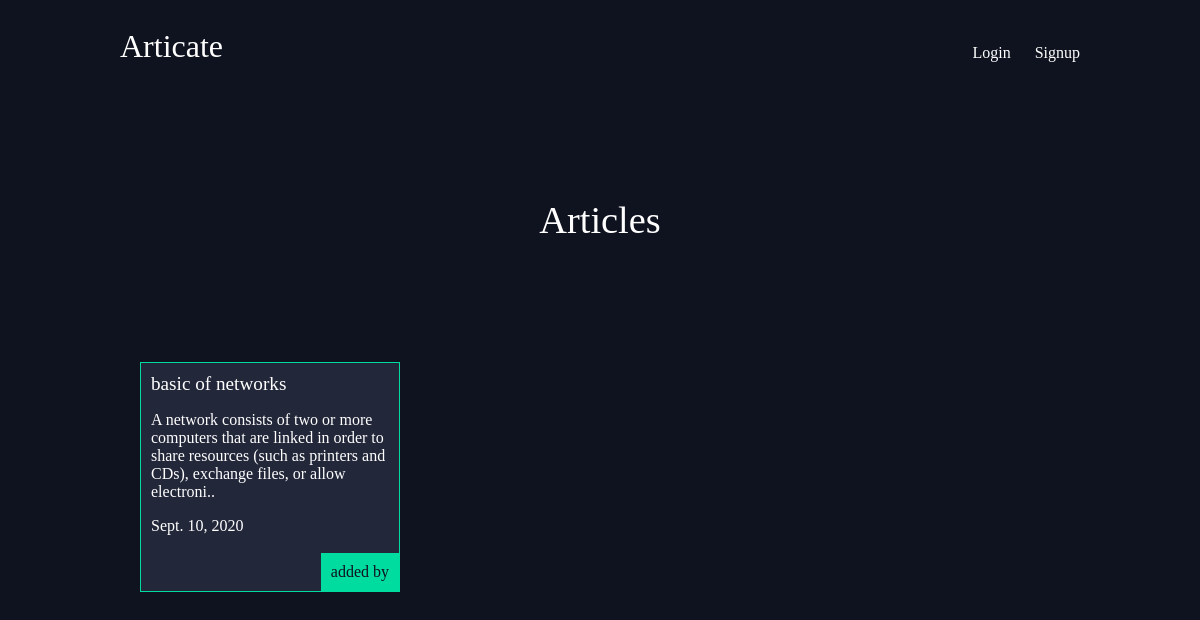
/articles/, run on an earlier commit of the app's database.
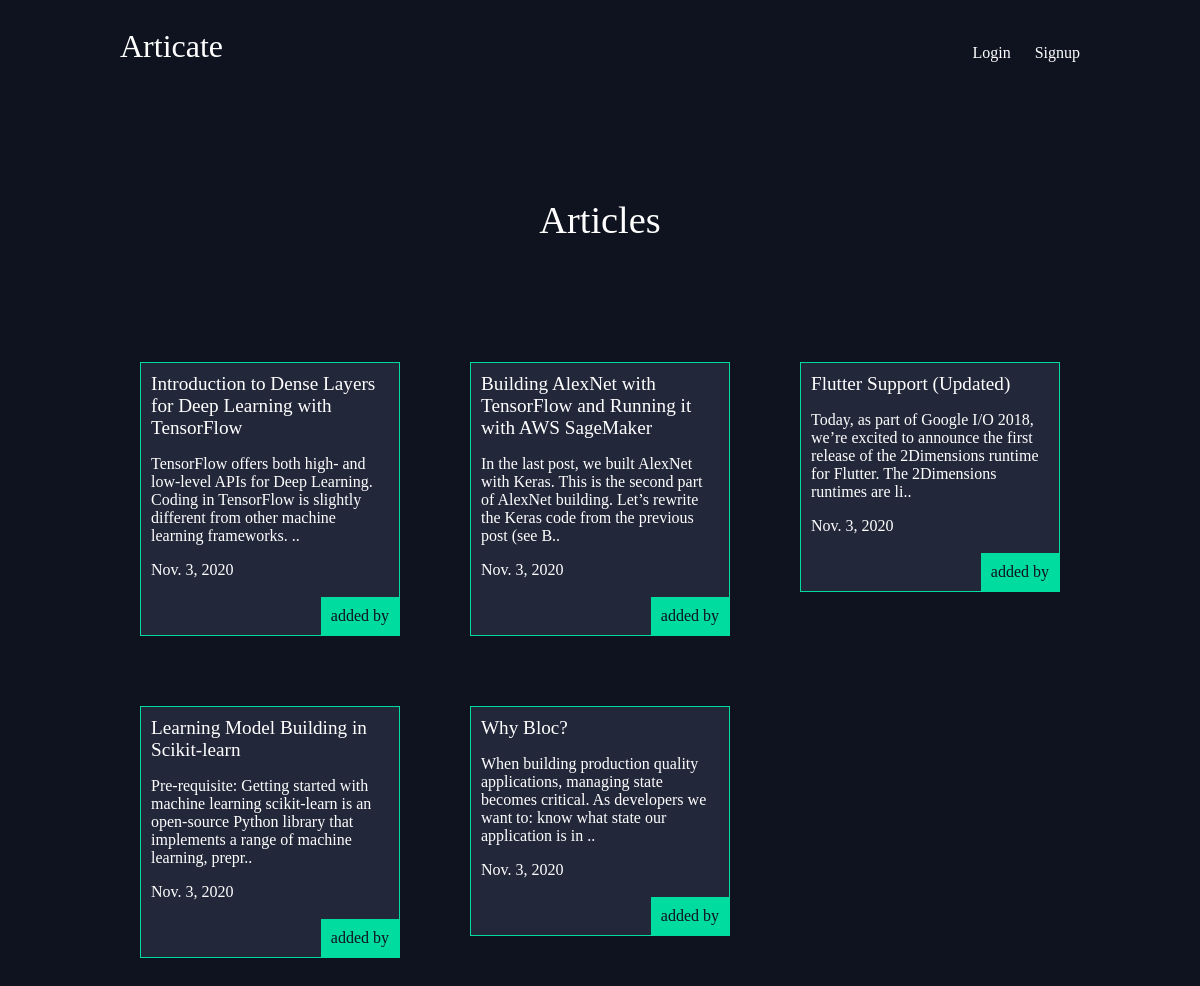
And on a later commit of the database.
### articles/models.py (models this page shows, shortened)
class Article(models.Model):
    author= models.ForeignKey(User, on_delete=models.CASCADE, default=None)
    title = models.CharField(max_length=100)
    slug = models.SlugField()
    date = models.DateField(auto_now_add=True)
    body = models.TextField()
    link=  models.CharField(max_length=300,default='Unavailable')
    thumb = models.ImageField(default='default.png', blank=True)
    def snippet(self):
        return self.body[:150]

### articles/views.py (the view)
# urls.py: path(r'', views.articleHomepage, name="list"),
def articleHomepage(request):
    articles = Article.objects.all().order_by('date')
    return render(request, 'articles/articleHome.html', {'articles': articles})

### articles/templates/articles/articleHome.html
{% extends 'baseLayout.html' %} {% block content %}
<h1>Articles</h1>
<div class="articles">
	{% for article in articles %}
	<a href="{% url 'article:detail' slug=article.slug%}">
		<div class="article">
			<h2>{{article.title}}</h2>
			<p>{{article.snippet}}..</p>
			<p>{{article.date}}</p>
			<p class="author">added by {{ article.author.username }}</p>
		</div>
</a>
	{% endfor %}
</div>
{% endblock %}

What changed in the data, as far as the page shows it:
removed Article: title "basic of networks", snippet "A network consists of two or more computers that are linked in order to share resources (such as printers and CDs), exchange files, or allow electroni", date "Sept. 10, 2020"
added Article: title "Introduction to Dense Layers for Deep Learning with TensorFlow", snippet "TensorFlow offers both high- and low-level APIs for Deep Learning. Coding in TensorFlow is slightly different from other machine learning frameworks.", date "Nov. 3, 2020"
added Article: title "Building AlexNet with TensorFlow and Running it with AWS SageMaker", snippet "In the last post, we built AlexNet with Keras. This is the second part of AlexNet building. Let’s rewrite the Keras code from the previous post (see B", date "Nov. 3, 2020"
added Article: title "Flutter Support (Updated)", snippet "Today, as part of Google I/O 2018, we’re excited to announce the first release of the 2Dimensions runtime for Flutter. The 2Dimensions runtimes are li", date "Nov. 3, 2020"
added Article: title "Learning Model Building in Scikit-learn", snippet "Pre-requisite: Getting started with machine learning scikit-learn is an open-source Python library that implements a range of machine learning, prepr", date "Nov. 3, 2020"
added Article: title "Why Bloc?", snippet "When building production quality applications, managing state becomes critical. As developers we want to: know what state our application is in", date "Nov. 3, 2020"
